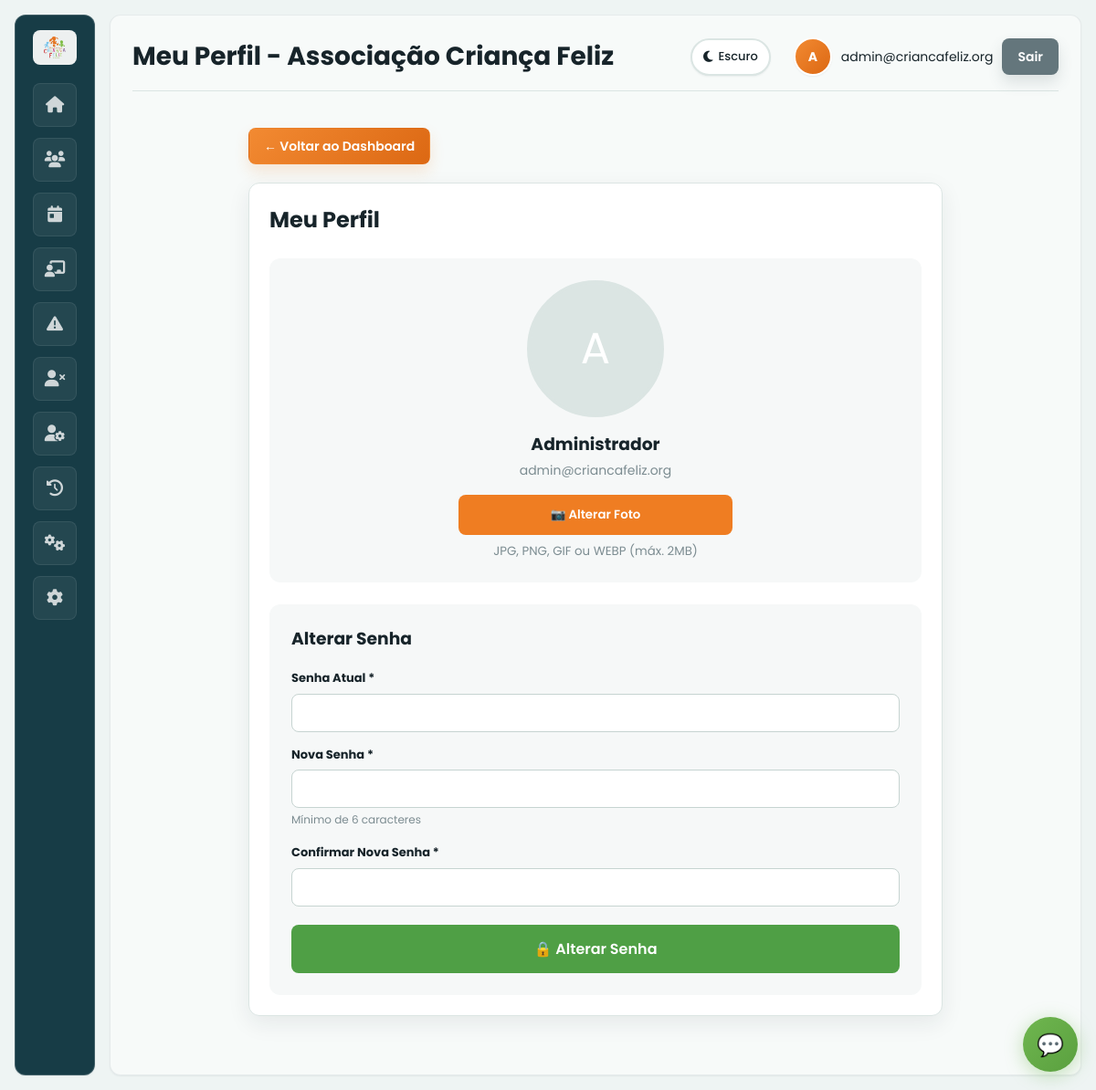
The page /profile.php (signed in) on the database its author committed.
### tables this page shows
CREATE TABLE IF NOT EXISTS `usuario` (
  `idusuario` int(11) NOT NULL,
  `nome` varchar(100) DEFAULT NULL,
  `email` varchar(100) DEFAULT NULL,
  `Senha` varchar(100) DEFAULT NULL,
  `nivel` varchar(50) DEFAULT NULL,
  `status` varchar(20) DEFAULT NULL
);

### app/Controllers/BaseController.php (called while the page is built, shortened)
<?php
class BaseController {
    protected $authService;
    public function __construct() {
        $this->authService = new AuthService();
    }
    protected function renderWithLayout($layout, $view, $data = []) {
        $data['currentUser'] = $this->authService->getCurrentUser();
        $data['isLoggedIn'] = $this->authService->isLoggedIn();
        $data['old_input'] = $_SESSION['old_input'] ?? [];
        view($view, $data);
        $content = ob_get_clean();
        layout($layout, $content, $data);
    }
    protected function requireAuth() {
        $this->authService->requireAuth();
    }
}

### app/Controllers/ProfileController.php (called while the page is built, shortened)
<?php
class ProfileController extends BaseController {
    public function index() {
        try {
            $userId = $_SESSION['user_id'] ?? null;
            $userModel = new User();
            $userData = $userModel->findById($userId);
            $userData['id'] = $userData['id'] ?? $userData['idusuario'];
            $userData['name'] = $userData['name'] ?? $userData['nome'];
            $userData['role'] = $userData['role'] ?? $userData['nivel'];
            $data = [
                'title' => 'Meu Perfil - Associação Criança Feliz',
                'userName' => $_SESSION['user_name'] ?? 'Usuário',
                'userEmail' => $_SESSION['user_email'] ?? '',
                'userRole' => $_SESSION['user_role'] ?? 'user',
                'userData' => $userData,
                'messages' => $this->getFlashMessages()
            ];
            $this->renderWithLayout('main', 'profile/index', $data);
        } catch (Exception $e) {
            $this->handleException($e);
        }
    }
}

### app/Models/BaseModel.php (called while the page is built, shortened)
<?php
abstract class BaseModel {
    protected $table;
    protected $primaryKey = 'id';
    protected $pdo;
    public function __construct($table, $primaryKey = 'id') {
        $this->table = $table;
        $this->primaryKey = $primaryKey;
        $this->pdo = Database::getConnection();
    }
    public function findById($id) {
        $stmt = $this->pdo->prepare("SELECT * FROM {$this->table} WHERE {$this->primaryKey} = ?");
        $stmt->execute([$id]);
        return $stmt->fetch();
    }
    public function count($where = null, $params = []) {
        $sql = "SELECT COUNT(*) as total FROM {$this->table}";
        $stmt = $this->pdo->prepare($sql);
        $stmt->execute($params);
        $result = $stmt->fetch();
        return $result['total'];
    }
}

### app/Config/Database.php (called while the page is built, shortened)
<?php
class Database {
    private static $host = 'localhost';
    private static $dbname = 'criancafeliz';
    private static $username = 'root';
    private static $password = '';
    private static $charset = 'utf8mb4';
    private static $pdo = null;
    public static function getConnection() {
        if (self::$pdo === null) {
            try {
                $host = getenv('DB_HOST') ?: self::$host;
                $port = getenv('DB_PORT') ?: null;
                $dbname = getenv('DB_NAME') ?: self::$dbname;
                $username = getenv('DB_USER') ?: self::$username;
                $password = getenv('DB_PASS') !== false ? getenv('DB_PASS') : self::$password;
                $charset = getenv('DB_CHARSET') ?: self::$charset;
                $dsn = "mysql:host=" . $host . ($port ? ";port=" . $port : "") . ";dbname=" . $dbname . ";charset=" . $charset;
                $options = [
                    PDO::ATTR_ERRMODE            => PDO::ERRMODE_EXCEPTION,
                    PDO::ATTR_DEFAULT_FETCH_MODE => PDO::FETCH_ASSOC,
                    PDO::ATTR_EMULATE_PREPARES   => false
                ];
                if (defined('Pdo\Mysql::ATTR_INIT_COMMAND')) {
                    $options[constant('Pdo\Mysql::ATTR_INIT_COMMAND')] = "SET NAMES utf8mb4";
                } elseif (defined('PDO::MYSQL_ATTR_INIT_COMMAND')) {
                    $options[constant('PDO::MYSQL_ATTR_INIT_COMMAND')] = "SET NAMES utf8mb4";
                }
                self::$pdo = new PDO($dsn, $username, $password, $options);
            } catch (PDOException $e) {
                error_log('❌ ERRO ao conectar ao banco: ' . $e->getMessage());
                throw new Exception('Erro ao conectar ao banco de dados: ' . $e->getMessage());
            }
        }
        return self::$pdo;
    }
}

### app/Models/User.php (called while the page is built, shortened)
<?php
class User extends BaseModel {
    public function __construct() {
        $this->createDefaultUser();
    }
    private function createDefaultUser() {
        try {
            $count = $this->count();
        } catch (Exception $e) {
        }
    }
}

### app/Views/profile/index.php (the view, shortened to what this page needs)
<div class="profile-container" style="max-width: 800px; margin: 0 auto; padding: 20px;">
    <div style="margin-bottom: 20px;">
        <a href="dashboard.php" class="btn" style="background: #6fb64f; color: white; text-decoration: none; padding: 10px 20px; border-radius: 8px; display: inline-flex; align-items: center; gap: 8px; font-weight: 600;">
            ← Voltar ao Dashboard
        </a>
    </div>
    <div class="card" style="background: var(--bg-primary); border-radius: 14px; box-shadow: 0 2px 10px rgba(0,0,0,.08); padding: 24px; margin-bottom: 20px;">
        <h2 style="margin-bottom: 24px; color: var(--text-primary);">Meu Perfil</h2>
        <div class="profile-photo-section" style="display: flex; flex-direction: column; align-items: center; gap: 16px; padding: 24px; background: var(--bg-secondary); border-radius: 12px; margin-bottom: 24px;">
            <div class="photo-preview" style="position: relative;">
                <?php if (!empty($userData['photo'])): ?>
                    <img id="profilePhoto" src="<?php echo htmlspecialchars($userData['photo']); ?>" alt="Foto do perfil" style="width: 150px; height: 150px; border-radius: 50%; object-fit: cover; border: 4px solid var(--border-color);">
                <?php else: ?>
                    <div id="profilePhoto" style="width: 150px; height: 150px; border-radius: 50%; background: var(--border-color); display: flex; align-items: center; justify-content: center; font-size: 48px; color: white; border: 4px solid var(--border-color);">
                        <?php echo strtoupper(substr($userData['name'] ?? 'U', 0, 1)); ?>
                    </div>
                <?php endif; ?>
            </div>
            <div style="text-align: center;">
                <h3 style="margin: 0; color: var(--text-primary);"><?php echo htmlspecialchars($userData['name'] ?? 'Usuário'); ?></h3>
                <p style="margin: 4px 0 0 0; color: var(--text-muted); font-size: 14px;"><?php echo htmlspecialchars($userData['email'] ?? ''); ?></p>
            </div>
            <form id="photoForm" enctype="multipart/form-data" style="width: 100%; max-width: 300px;">
                <button type="button" onclick="document.getElementById('photoInput').click()" style="width: 100%; background: var(--primary-orange); color: white; border: none; padding: 12px 24px; border-radius: 8px; cursor: pointer; font-weight: 600; transition: all 0.2s;">
                    📷 Alterar Foto
                </button>
                <small style="display: block; text-align: center; margin-top: 8px; color: var(--text-muted);">JPG, PNG, GIF ou WEBP (máx. 2MB)</small>
            </form>
        </div>
        <div class="password-section" style="padding: 24px; background: var(--bg-secondary); border-radius: 12px;">
            <h3 style="margin: 0 0 20px 0; color: var(--text-primary);">Alterar Senha</h3>
            <form method="POST" action="profile.php?action=updatePassword">
                <div style="margin-bottom: 16px;">
                    <label style="display: block; margin-bottom: 8px; color: var(--text-primary); font-weight: 600;">Senha Atual *</label>
                    <input type="password" name="current_password" required style="width: 100%; padding: 12px; border: 2px solid var(--border-color); border-radius: 8px; font-family: Poppins; background: var(--input-bg); color: var(--text-primary); box-sizing: border-box;">
                </div>
                <div style="margin-bottom: 16px;">
                    <label style="display: block; margin-bottom: 8px; color: var(--text-primary); font-weight: 600;">Nova Senha *</label>
                    <input type="password" name="new_password" required minlength="6" style="width: 100%; padding: 12px; border: 2px solid var(--border-color); border-radius: 8px; font-family: Poppins; background: var(--input-bg); color: var(--text-primary); box-sizing: border-box;">
                    <small style="color: var(--text-muted); font-size: 12px;">Mínimo de 6 caracteres</small>
                </div>
                <div style="margin-bottom: 20px;">
                    <label style="display: block; margin-bottom: 8px; color: var(--text-primary); font-weight: 600;">Confirmar Nova Senha *</label>
                    <input type="password" name="confirm_password" required minlength="6" style="width: 100%; padding: 12px; border: 2px solid var(--border-color); border-radius: 8px; font-family: Poppins; background: var(--input-bg); color: var(--text-primary); box-sizing: border-box;">
                </div>
                <button type="submit" style="width: 100%; background: var(--primary-green); color: white; border: none; padding: 14px 24px; border-radius: 8px; cursor: pointer; font-weight: 600; font-size: 16px; transition: all 0.2s;">
                    🔒 Alterar Senha
                </button>
            </form>
        </div>
    </div>
</div>

### app/Views/layouts/main.php (shortened to what this page needs)
<!DOCTYPE html>
<html lang="pt-BR">
<head>
    <link rel="stylesheet" href="css/style.css">
    <link rel="stylesheet" href="https://cdnjs.cloudflare.com/ajax/libs/font-awesome/6.5.1/css/all.min.css">
</head>
<body>
    <div class="app">
        <aside class="sidebar">
            <img src="img/logo.png" class="logo" alt="logo">
            <a class="nav-icon <?php echo (basename($_SERVER['PHP_SELF']) === 'dashboard.php') ? 'active' : ''; ?>" href="dashboard.php" title="Início"><i class="fas fa-home"></i></a>
            <a class="nav-icon <?php echo (strpos($_SERVER['PHP_SELF'], 'prontuarios') !== false) ? 'active' : ''; ?>" href="prontuarios.php" title="Prontuários"><i class="fas fa-users"></i></a>
            <?php if ($currentUser['role'] !== 'psicologo'): ?>
                <a class="nav-icon <?php echo (strpos($_SERVER['PHP_SELF'], 'faltas') !== false && (!isset($_GET['action']) || $_GET['action']==='index')) ? 'active' : ''; ?>" href="faltas.php" title="Faltas - Por Dia"><i class="fas fa-calendar-day"></i></a>
                <a class="nav-icon <?php echo (strpos($_SERVER['PHP_SELF'], 'faltas') !== false && isset($_GET['action']) && $_GET['action'] === 'oficina') ? 'active' : ''; ?>" href="faltas.php?action=oficina" title="Faltas - Por Oficina"><i class="fas fa-chalkboard-teacher"></i></a>
                <a class="nav-icon <?php echo (strpos($_SERVER['PHP_SELF'], 'faltas') !== false && isset($_GET['action']) && $_GET['action'] === 'alertas') ? 'active' : ''; ?>" href="faltas.php?action=alertas" title="Alertas de Faltas"><i class="fas fa-exclamation-triangle"></i></a>
                <?php if ($currentUser['role'] === 'admin'): ?>
                    <a class="nav-icon <?php echo (strpos($_SERVER['PHP_SELF'], 'desligamento') !== false) ? 'active' : ''; ?>" href="desligamento.php" title="Desligamentos"><i class="fas fa-user-times"></i></a>
                <?php endif; ?>
            <?php endif; ?>
            <?php if ($currentUser['role'] === 'admin'): ?>
                <a class="nav-icon <?php echo (strpos($_SERVER['PHP_SELF'], 'users') !== false) ? 'active' : ''; ?>" href="users.php" title="Gerenciar Usuários"><i class="fas fa-user-cog"></i></a>
                <a class="nav-icon <?php echo (strpos($_SERVER['PHP_SELF'], 'logs') !== false) ? 'active' : ''; ?>" href="logs.php" title="Sistema de Logs"><i class="fas fa-history"></i></a>
                <a class="nav-icon <?php echo (strpos($_SERVER['PHP_SELF'], 'faltas') !== false && isset($_GET['action']) && $_GET['action'] === 'gerenciarOficinas') ? 'active' : ''; ?>" href="faltas.php?action=gerenciarOficinas" title="Gerenciar Oficinas"><i class="fas fa-cogs"></i></a>
            <?php endif; ?>
            <a class="nav-icon <?php echo (strpos($_SERVER['PHP_SELF'], 'profile') !== false) ? 'active' : ''; ?>" href="profile.php" title="Meu Perfil"><i class="fas fa-cog"></i></a>
        </aside>
        <main class="content">
            <div class="topbar">
                <div>
                    <div class="topbar-title"><?php echo $pageTitle ?? $title ?? 'Sistema Criança Feliz'; ?></div>
                </div>
                <div class="user">
                    <a href="profile.php" class="user-profile-link" title="Meu Perfil">
                        <?php if (!empty($currentUser['photo'])): ?>
                            <img src="<?php echo htmlspecialchars($currentUser['photo']); ?>" class="avatar">
                        <?php else: ?>
                            <div class="avatar avatar-placeholder">
                                <?php echo strtoupper(substr($currentUser['name'] ?? 'U', 0, 1)); ?>
                            </div>
                        <?php endif; ?>
                        <div><?php echo $currentUser['email'] ?? 'Usuário'; ?></div>
                    </a>
                    <a href="logout.php" class="btn secondary">Sair</a>
                </div>
            </div>
            <?php echo $content; ?>
        </main>
    </div>
</body>
</html>

### rows shown on the page
usuario: nome "A", email "admin@criancafeliz.org", nome "Administrador"

### other values the page prints
$pageTitle "Meu Perfil - Associação Criança Feliz"
